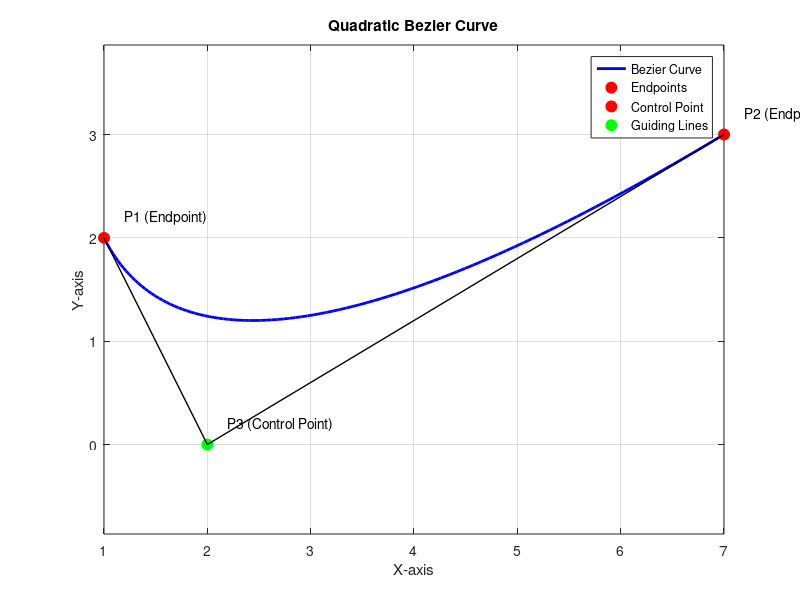

Here is the MATLAB script that generated this plot:
% MATLAB code to draw a quadratic Bezier curve and adjust its curvature
% using two endpoints and one control point.

% Clear workspace and close all figures
clear;
close all;
clc;

% --- 1. Define the points ---
% P1: First endpoint (start of the curve)
P1 = [1, 2];

% P2: Second endpoint (end of the curve)
P2 = [7, 3];

% P3: Control point (adjusts the curvature)
% Try changing this point to see how the curve changes!
P3 = [2, 0]; % Changed: New example control point to adjust curvature

% Display the defined points
fprintf('Point P1 (Endpoint 1): [%.2f, %.2f]\n', P1(1), P1(2));
fprintf('Point P2 (Endpoint 2): [%.2f, %.2f]\n', P2(1), P2(2));
fprintf('Point P3 (Control Point): [%.2f, %.2f]\n', P3(1), P3(2));

% --- 2. Generate points along the Bezier curve ---
% Number of points to generate for the curve (higher for smoother curve)
numPoints = 100;
t = linspace(0, 1, numPoints); % Parameter 't' from 0 to 1

% Initialize arrays to store x and y coordinates of the curve points
curveX = zeros(1, numPoints);
curveY = zeros(1, numPoints);

% Calculate points using the quadratic Bezier curve formula:
% B(t) = (1-t)^2 * P1 + 2*(1-t)*t * P3 + t^2 * P2
for i = 1:numPoints
    current_t = t(i);
    
    % X-coordinate of the current point on the curve
    curveX(i) = (1 - current_t)^2 * P1(1) + ...
                2 * (1 - current_t) * current_t * P3(1) + ...
                current_t^2 * P2(1);
            
    % Y-coordinate of the current point on the curve
    curveY(i) = (1 - current_t)^2 * P1(2) + ...
                2 * (1 - current_t) * current_t * P3(2) + ...
                current_t^2 * P2(2);
end

% --- 3. Plotting the curve and control points ---
figure; % Create a new figure window

% Plot the Bezier curve
plot(curveX, curveY, 'b-', 'LineWidth', 2);
hold on; % Keep the plot active to add more elements

% Plot the endpoints
plot(P1(1), P1(2), 'ro', 'MarkerSize', 8, 'MarkerFaceColor', 'r');
text(P1(1) + 0.2, P1(2) + 0.2, 'P1 (Endpoint)');

plot(P2(1), P2(2), 'ro', 'MarkerSize', 8, 'MarkerFaceColor', 'r');
text(P2(1) + 0.2, P2(2) + 0.2, 'P2 (Endpoint)');

% Plot the control point
plot(P3(1), P3(2), 'go', 'MarkerSize', 8, 'MarkerFaceColor', 'g');
text(P3(1) + 0.2, P3(2) + 0.2, 'P3 (Control Point)');

% Plot the guiding lines (P1-P3 and P3-P2)
% Changed line style from dashed ('k--') to solid ('k-') to make them appear more connected
plot([P1(1), P3(1)], [P1(2), P3(2)], 'k-', 'LineWidth', 1);
plot([P3(1), P2(1)], [P3(2), P2(2)], 'k-', 'LineWidth', 1);

% Add labels and title
xlabel('X-axis');
ylabel('Y-axis');
title('Quadratic Bezier Curve');
grid on;
axis equal; % Ensure equal scaling for x and y axes for better visualization
legend('Bezier Curve', 'Endpoints', 'Control Point', 'Guiding Lines', 'Location', 'best');
hold off;

% Instructions for the user:
disp(' ');
disp('-------------------------------------------------------------------');
disp('This plot shows a quadratic Bezier curve.');
disp('The curve is defined by two endpoints (P1, P2) and one control point (P3).');
disp('You can adjust the curvature by changing the coordinates of P3 in the code.');
disp('Run the script again after modifying P3 to see the effect!');
disp('-------------------------------------------------------------------');